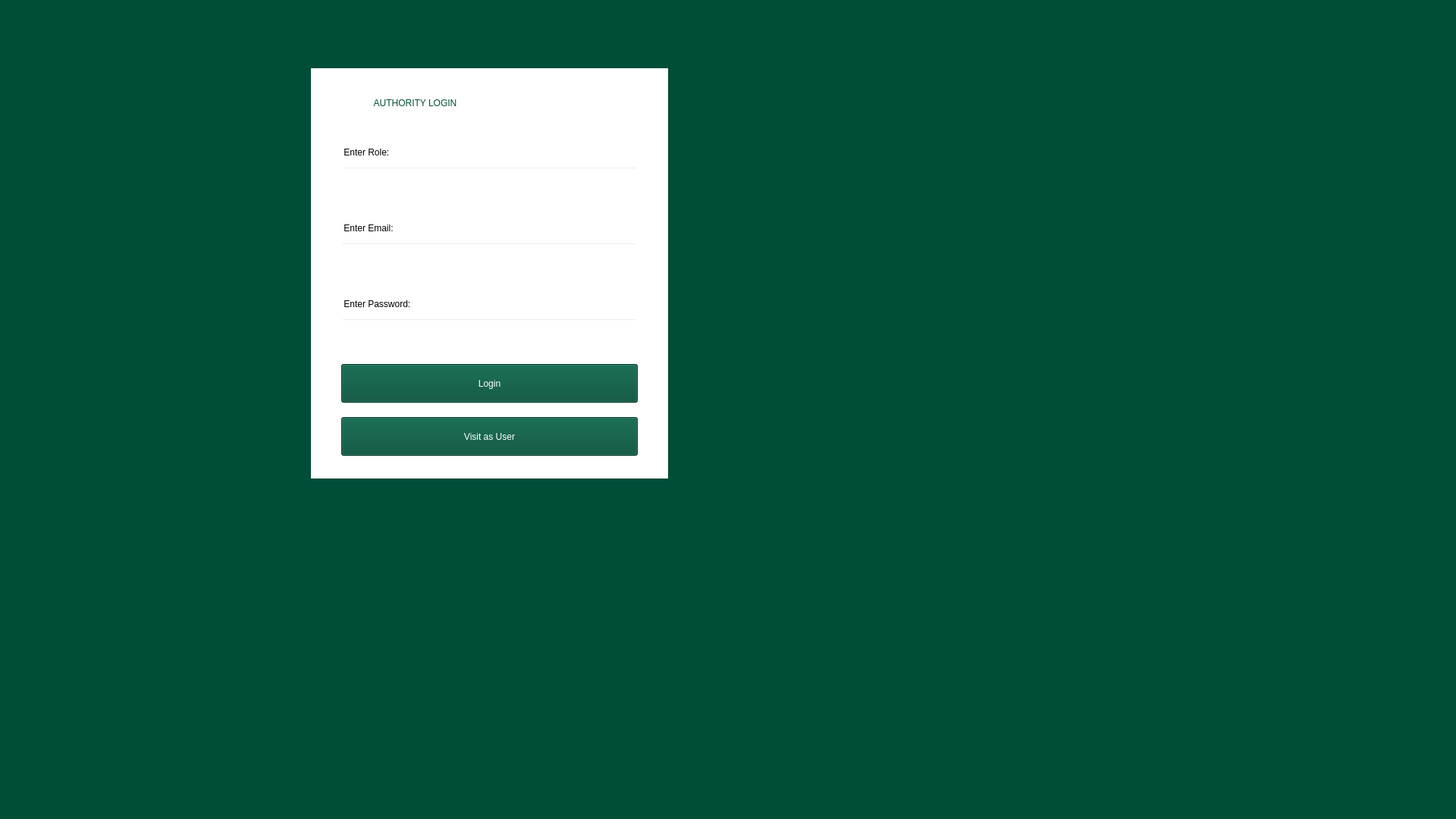
<?xml version="1.0" encoding="UTF-8"?>
<ui version="4.0">
 <class>MainWindow</class>
 <widget class="QMainWindow" name="MainWindow">
  <property name="geometry">
   <rect>
    <x>0</x>
    <y>0</y>
    <width>1920</width>
    <height>1080</height>
   </rect>
  </property>
  <property name="minimumSize">
   <size>
    <width>1920</width>
    <height>1080</height>
   </size>
  </property>
  <property name="windowTitle">
   <string>MainWindow</string>
  </property>
  <property name="styleSheet">
   <string notr="true">color: rgb(255, 255, 255);
background-color: rgb(0, 77, 56);


</string>
  </property>
  <widget class="QWidget" name="centralwidget">
   <widget class="QLabel" name="label_5">
    <property name="geometry">
     <rect>
      <x>410</x>
      <y>90</y>
      <width>471</width>
      <height>541</height>
     </rect>
    </property>
    <property name="layoutDirection">
     <enum>Qt::LayoutDirection::LeftToRight</enum>
    </property>
    <property name="styleSheet">
     <string notr="true">background-color: rgb(255, 255, 255);</string>
    </property>
    <property name="text">
     <string/>
    </property>
    <property name="alignment">
     <set>Qt::AlignmentFlag::AlignCenter</set>
    </property>
    <property name="wordWrap">
     <bool>false</bool>
    </property>
   </widget>
   <widget class="QLabel" name="label">
    <property name="geometry">
     <rect>
      <x>490</x>
      <y>110</y>
      <width>321</width>
      <height>51</height>
     </rect>
    </property>
    <property name="styleSheet">
     <string notr="true">background-color: rgba(0, 0, 0, 0);
color: rgb(0, 77, 56);
font: 26pt &quot;Segoe MDL2 Assets&quot;;</string>
    </property>
    <property name="text">
     <string> AUTHORITY LOGIN</string>
    </property>
   </widget>
   <widget class="QLabel" name="label_2">
    <property name="geometry">
     <rect>
      <x>450</x>
      <y>180</y>
      <width>151</width>
      <height>41</height>
     </rect>
    </property>
    <property name="styleSheet">
     <string notr="true">color: rgb(0, 0,0);

background-color: rgba(0, 0, 0, 0);
font: 15pt &quot;Segoe UI&quot;;</string>
    </property>
    <property name="text">
     <string> Enter Role: </string>
    </property>
   </widget>
   <widget class="QLabel" name="label_3">
    <property name="geometry">
     <rect>
      <x>450</x>
      <y>280</y>
      <width>131</width>
      <height>41</height>
     </rect>
    </property>
    <property name="styleSheet">
     <string notr="true">color: rgb(0, 0,0);

background-color: rgba(0, 0, 0, 0);
font: 15pt &quot;Segoe UI&quot;;</string>
    </property>
    <property name="text">
     <string> Enter Email: </string>
    </property>
   </widget>
   <widget class="QLabel" name="label_4">
    <property name="geometry">
     <rect>
      <x>450</x>
      <y>380</y>
      <width>161</width>
      <height>41</height>
     </rect>
    </property>
    <property name="styleSheet">
     <string notr="true">background-color: rgba(0, 0, 0, 0);
color: rgb(0,0,0);

font: 15pt &quot;Segoe UI&quot;;</string>
    </property>
    <property name="text">
     <string> Enter Password: </string>
    </property>
   </widget>
   <widget class="QLineEdit" name="lineEdit">
    <property name="geometry">
     <rect>
      <x>450</x>
      <y>220</y>
      <width>391</width>
      <height>41</height>
     </rect>
    </property>
    <property name="styleSheet">
     <string notr="true">border-color:rgb(0, 77, 56);
color: rgb(0, 0, 0);
background-color: rgb(0,0,0,0);
font: 12pt &quot;Segoe UI&quot;;</string>
    </property>
   </widget>
   <widget class="QLineEdit" name="lineEdit_2">
    <property name="geometry">
     <rect>
      <x>450</x>
      <y>320</y>
      <width>391</width>
      <height>41</height>
     </rect>
    </property>
    <property name="styleSheet">
     <string notr="true">border-color: rgb(170,170,255);
color: rgb(0, 0, 0);
background-color: rgb(0,0,0,0);
font: 12pt &quot;Segoe UI&quot;;
</string>
    </property>
   </widget>
   <widget class="QLineEdit" name="lineEdit_3">
    <property name="geometry">
     <rect>
      <x>450</x>
      <y>420</y>
      <width>391</width>
      <height>41</height>
     </rect>
    </property>
    <property name="styleSheet">
     <string notr="true">border-color: rgb(0, 77, 56);
color: rgb(0, 0, 0);
background-color: rgb(0,0,0,0);
font: 12pt &quot;Segoe UI&quot;;</string>
    </property>
   </widget>
   <widget class="QPushButton" name="login">
    <property name="geometry">
     <rect>
      <x>450</x>
      <y>480</y>
      <width>391</width>
      <height>51</height>
     </rect>
    </property>
    <property name="styleSheet">
     <string notr="true">background-color: rgb(0, 77, 56);
color: rgb(255, 255, 255);
font: 15pt &quot;Segoe MDL2 Assets&quot;;
</string>
    </property>
    <property name="text">
     <string>Login</string>
    </property>
   </widget>
   <widget class="QPushButton" name="pushButton">
    <property name="geometry">
     <rect>
      <x>450</x>
      <y>550</y>
      <width>391</width>
      <height>51</height>
     </rect>
    </property>
    <property name="styleSheet">
     <string notr="true">background-color: rgb(0, 77, 56);
color: rgb(255, 255, 255);
font: 14pt &quot;Segoe MDL2 Assets&quot;;
</string>
    </property>
    <property name="text">
     <string>Visit as User</string>
    </property>
   </widget>
  </widget>
  <widget class="QStatusBar" name="statusbar"/>
 </widget>
 <resources/>
 <connections/>
</ui>
